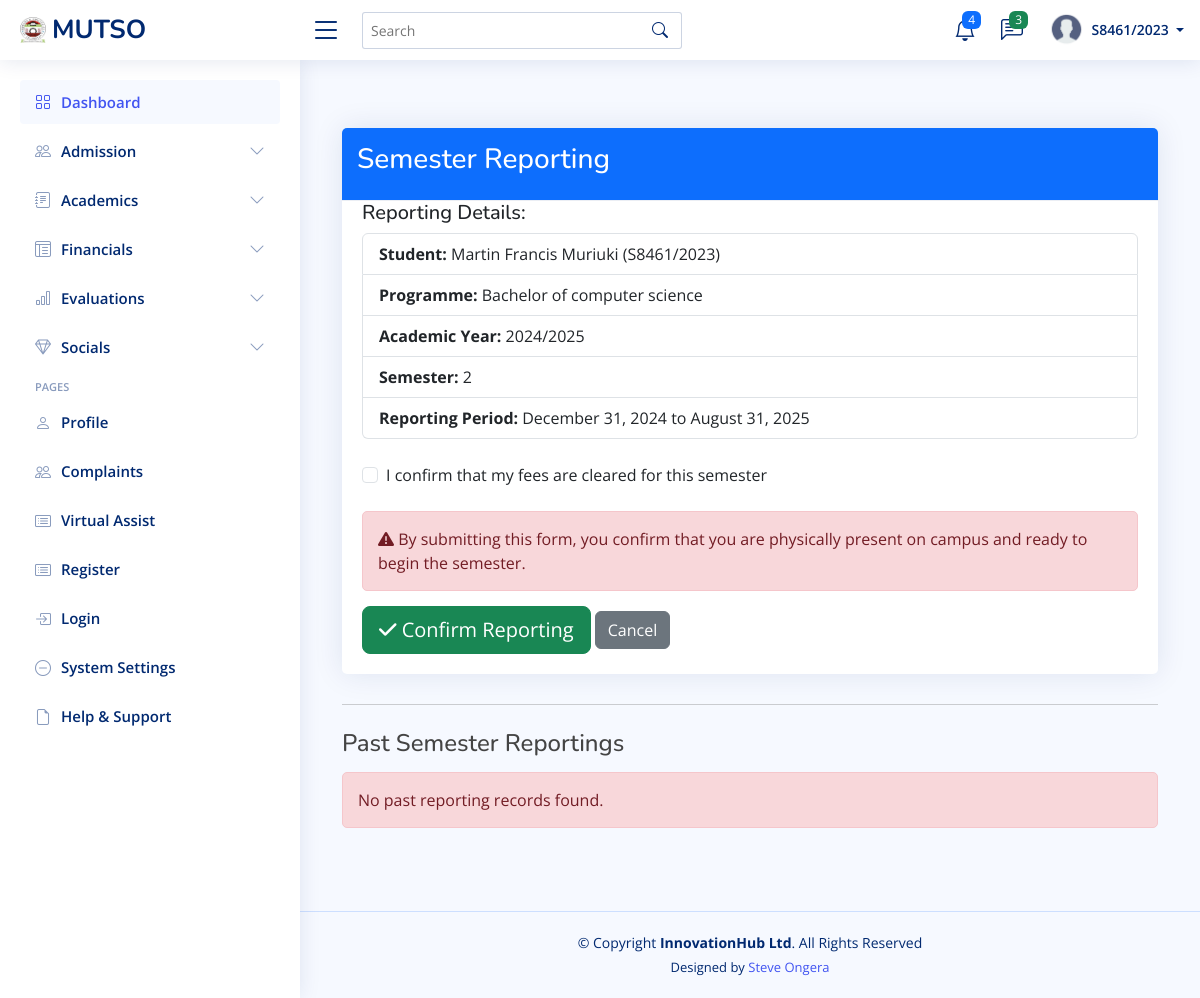
Page /report/ (signed in) on the earlier database version.
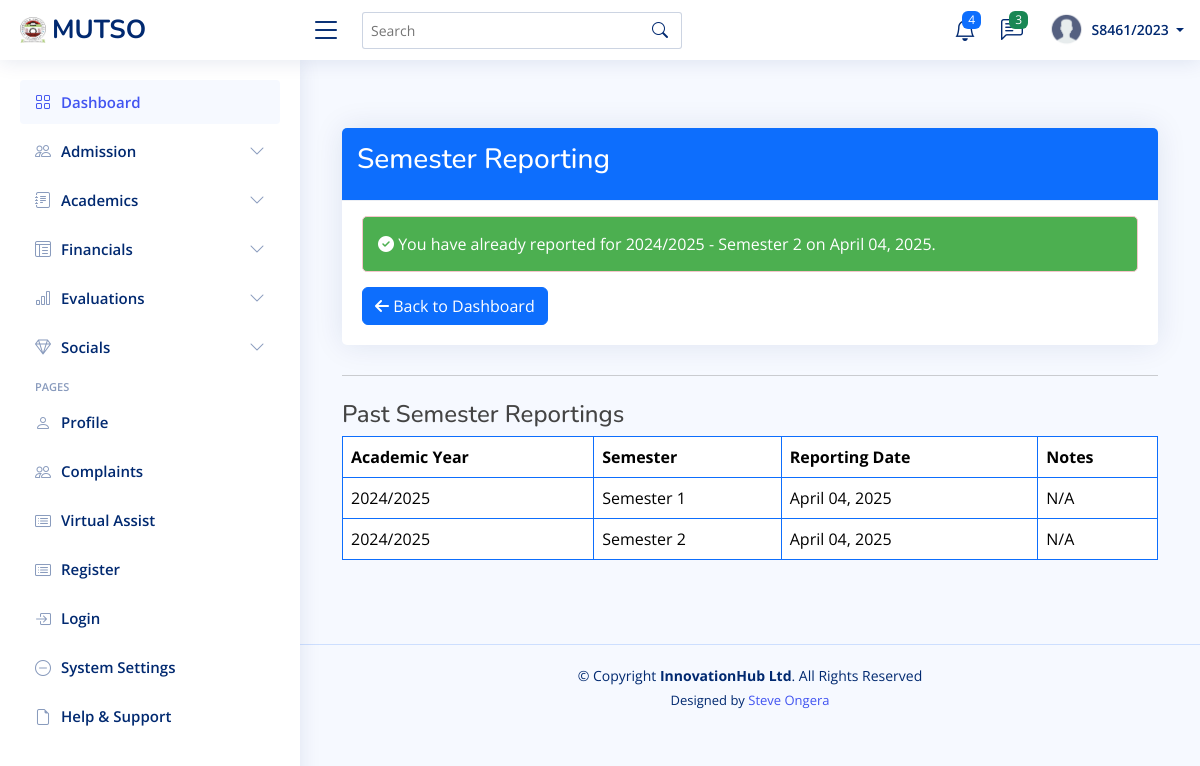
Same page on the later database version.
### students_portal/models.py (models this page shows, shortened)
class Student(models.Model):
    registration_number = models.CharField(max_length=20, unique=True)
    first_name = models.CharField(max_length=100)
    last_name = models.CharField(max_length=100)
    middle_name = models.CharField(max_length=100, blank=True, null=True)
    id_number = models.CharField(max_length=20, blank=True, null=True)
    profile_picture = models.ImageField(upload_to='lecturer_profiles/', blank=True, null=True)
    programme = models.ForeignKey(Programme, on_delete=models.CASCADE, related_name='students')
    current_year = models.IntegerField()
    current_semester = models.IntegerField()
    date_of_admission = models.DateField()
    expected_graduation_date = models.DateField(blank=True, null=True)
    date_of_birth = models.DateField(blank=True, null=True)
    gender = models.CharField(max_length=10, choices=[
        ('M', 'Male'),
        ('F', 'Female'),
        ('O', 'Other')
    ], blank=True, null=True)
    email = models.EmailField(blank=True, null=True)
    phone_number = models.CharField(max_length=15, blank=True, null=True)
    religion = models.CharField(max_length=50, blank=True, null=True)
    county = models.CharField(max_length=50, blank=True, null=True)
    town = models.CharField(max_length=50, blank=True, null=True)
    postal_address = models.CharField(max_length=100, blank=True, null=True)
    postal_code = models.CharField(max_length=10, blank=True, null=True)
    parent_name = models.CharField(max_length=100, blank=True, null=True)
    parent_phone = models.CharField(max_length=15, blank=True, null=True)
    emergency_contact_name = models.CharField(max_length=100, blank=True, null=True)
    emergency_contact_relationship = models.CharField(max_length=50, blank=True, null=True)
    emergency_contact_phone = models.CharField(max_length=15, blank=True, null=True)
    is_active = models.BooleanField(default=True)
    status = models.CharField(max_length=20, choices=[
        ('active', 'Active'),
        ('inactive', 'Inactive'),
        ('graduated', 'Graduated'),
        ('deferred', 'Deferred'),
        ('suspended', 'Suspended'),
        ('transferred', 'Transferred'),
        ('withdrawn', 'Withdrawn')
    ], default='active')
    entry_mode = models.CharField(max_length=20, choices=[
        ('government_sponsored', 'Government-Sponsored'),
        ('self_sponsored', 'Self-Sponsored'),
        ('parallel', 'Parallel'),
        ('exchange', 'Exchange'),
        ('transfer', 'Transfer')
    ], default='government_sponsored')
    scholarship_info = models.TextField(blank=True, null=True)
    created_at = models.DateTimeField(auto_now_add=True)
    updated_at = models.DateTimeField(auto_now=True)
    def get_full_name(self):
        if self.middle_name:
            return f"{self.first_name} {self.middle_name} {self.last_name}"
        return f"{self.first_name} {self.last_name}"

class Programme(models.Model):
    name = models.CharField(max_length=200)
    code = models.CharField(max_length=20, unique=True)
    department = models.ForeignKey(Department, on_delete=models.CASCADE, related_name='programmes')
    duration_years = models.IntegerField()
    semesters_per_year = models.IntegerField(default=2)
    description = models.TextField(blank=True, null=True)

class Semester(models.Model):
    academic_year = models.ForeignKey(AcademicYear, on_delete=models.CASCADE, related_name='semesters')
    name = models.CharField(max_length=50)
    number = models.IntegerField()  # 1, 2, or 3 depending on programme
    start_date = models.DateField()
    end_date = models.DateField()
    is_current = models.BooleanField(default=False)
    class Meta:
        unique_together = ('academic_year', 'number')

class AcademicYear(models.Model):
    name = models.CharField(max_length=50)
    start_date = models.DateField()
    end_date = models.DateField()
    is_current = models.BooleanField(default=False)

class StudentReporting(models.Model):
    REPORTING_STATUS = (
        ('reported', 'Reported'),
        ('not_reported', 'Not Reported'),
        ('deferred', 'Deferred'),
        ('on_leave', 'On Leave'),
    )
    student = models.ForeignKey(
        'Student',
        on_delete=models.CASCADE,
        related_name='reporting_records',
        verbose_name='Student'
    )
    academic_year = models.ForeignKey(
        'AcademicYear',
        on_delete=models.CASCADE,
        related_name='student_reportings',
        verbose_name='Academic Year'
    )
    programme = models.ForeignKey(
        'Programme',
        on_delete=models.CASCADE,
        related_name='reporting_records',
        verbose_name='Programme'
    )
    semester = models.ForeignKey(
        'Semester',
        on_delete=models.CASCADE,
        related_name='student_reportings',
        verbose_name='Semester'
    )
    reporting_status = models.CharField(
        max_length=20,
        choices=REPORTING_STATUS,
        default='not_reported',
        verbose_name='Reporting Status'
    )
    reporting_date = models.DateField(
        null=True,
        blank=True,
        verbose_name='Reporting Date'
    )
    is_fees_cleared = models.BooleanField(
        default=False,
        verbose_name='Fees Cleared'
    )
    created_at = models.DateTimeField(
        auto_now_add=True,
        verbose_name='Created At'
    )
    updated_at = models.DateTimeField(
        auto_now=True,
        verbose_name='Updated At'
    )
    notes = models.TextField(
        blank=True,
        null=True,
        verbose_name='Administrative Notes'
    )
    class Meta:
        verbose_name = 'Student Reporting'
        verbose_name_plural = 'Student Reporting Records'
        unique_together = ('student', 'academic_year', 'semester')
        ordering = ['-academic_year__start_date', '-semester__number']

### students_portal/views.py (the view, shortened to what this page needs)
# urls.py: path('report/', views.report_for_semester, name='report_for_semester'),
@login_required
def report_for_semester(request):
    try:
        student = Student.objects.get(registration_number=request.user.username)
    except Student.DoesNotExist:
        messages.error(request, "Student record not found")
        return redirect('student_dashboard')
    current_semester = Semester.objects.filter(is_current=True).first()
    if not current_semester:
        messages.error(request, "No active semester found for reporting.")
        return redirect('student_dashboard')
    existing_report = StudentReporting.objects.filter(
        student=student,
        academic_year=current_semester.academic_year,
        semester=current_semester
    ).first()
    past_reportings = StudentReporting.objects.filter(
        student=student
    ).order_by('-reporting_date')
    context = {
        'student': student,
        'current_semester': current_semester,
        'already_reported': existing_report is not None,
        'reporting_record': existing_report,
        'past_reportings': past_reportings,
    }
    return render(request, 'students/report_for_semester.html', context)

### templates/students/report_for_semester.html (shortened to what the changed rows need)
{% extends 'base/base.html' %}
{% block content %}
<div class="container py-5">
    <div class="card">
        <div class="card-header bg-primary text-white">
        </div>
        <div class="card-body">
            {% if already_reported %}
                <div class="alert alert-success">
                    <i class="fas fa-check-circle"></i>
                    You have already reported for {{ current_semester.academic_year.name }} - Semester {{ current_semester.number }}
                    on {{ reporting_record.reporting_date|date:"F d, Y" }}.
                </div>
                <a href="{% url 'student_dashboard' %}" class="btn btn-primary">
                    <i class="fas fa-arrow-left"></i> Back to Dashboard
                </a>
            {% else %}
                <div class="reporting-details mb-4">
                    <h5>Reporting Details:</h5>
                    <ul class="list-group">
                        <li class="list-group-item">
                            <strong>Student:</strong> {{ student.get_full_name }} ({{ student.registration_number }})
                        </li>
                        <li class="list-group-item">
                            <strong>Programme:</strong> {{ student.programme.name }}
                        </li>
                        <li class="list-group-item">
                            <strong>Academic Year:</strong> {{ current_semester.academic_year.name }}
                        </li>
                        <li class="list-group-item">
                            <strong>Semester:</strong> {{ current_semester.number }}
                        </li>
                        <li class="list-group-item">
                            <strong>Reporting Period:</strong>
                            {{ current_semester.start_date|date:"F d, Y" }} to {{ current_semester.end_date|date:"F d, Y" }}
                        </li>
                    </ul>
                </div>
                <form method="post">
                    <div class="form-group form-check mb-4">
                        <input type="checkbox" class="form-check-input" id="fees_cleared" name="fees_cleared">
                        <label class="form-check-label" for="fees_cleared">
                            I confirm that my fees are cleared for this semester
                        </label>
                    </div>
                    <div class="alert alert-warning">
                        <i class="fas fa-exclamation-triangle"></i>
                        By submitting this form, you confirm that you are physically present on campus
                        and ready to begin the semester.
                    </div>
                    <button type="submit" class="btn btn-success btn-lg">
                        <i class="fas fa-check"></i> Confirm Reporting
                    </button>
                    <a href="{% url 'student_dashboard' %}" class="btn btn-secondary">
                        Cancel
                    </a>
                </form>
            {% endif %}
        </div>
    </div>
    <hr>
    <h4 class="mt-4">Past Semester Reportings</h4>
    {% if past_reportings %}
        <div class="table-responsive">
            <table class="table table-bordered border-primary">
                <thead>
                    <tr>
                        <th>Academic Year</th>
                        <th>Semester</th>
                        <th>Reporting Date</th>
                        <th>Notes</th>
                    </tr>
                </thead>
                <tbody>
                    {% for report in past_reportings %}
                        <tr>
                            <td>{{ report.academic_year.name }}</td>
                            <td>{{ report.semester.name }}</td>
                            <td>{{ report.reporting_date|date:"F d, Y" }}</td>
                            <td>{{ report.notes|default:"N/A" }}</td>
                        </tr>
                    {% endfor %}
                </tbody>
            </table>
        </div>
    {% else %}
        <div class="alert alert-warning">No past reporting records found.</div>
    {% endif %}
</div>
{% endblock %}

Differences in the rows shown:
no longer on this page (row edited): Student: get_full_name "Martin Francis Muriuki", registration_number "S8461/2023", programme.name "Bachelor of computer science"
shown differently, row unchanged: Semester: start_date "December 31, 2024" → (not shown); end_date "August 31, 2025" → (not shown)
added StudentReporting: reporting_date "April 04, 2025", academic_year.name "2024/2025", semester.name "Semester 2", notes "N/A"
added StudentReporting: academic_year.name "2024/2025", semester.name "Semester 1", reporting_date "April 04, 2025", notes "N/A"
Other differences:
form field fees_cleared: "☐" → (not shown)
text no longer shown: "Reporting Details: Student: ( ) Programme: Academic Year: Semester: Reporting Period: to I confirm that my fees are cleared for this semester By submitting this form, you confirm that you are physically present on campus and ready to begin the semester. Confirm Reporting Cancel No past reporting records found."
text now shown: "You have already reported for - Semester on . Back to Dashboard Academic Year Semester Reporting Date Notes"
